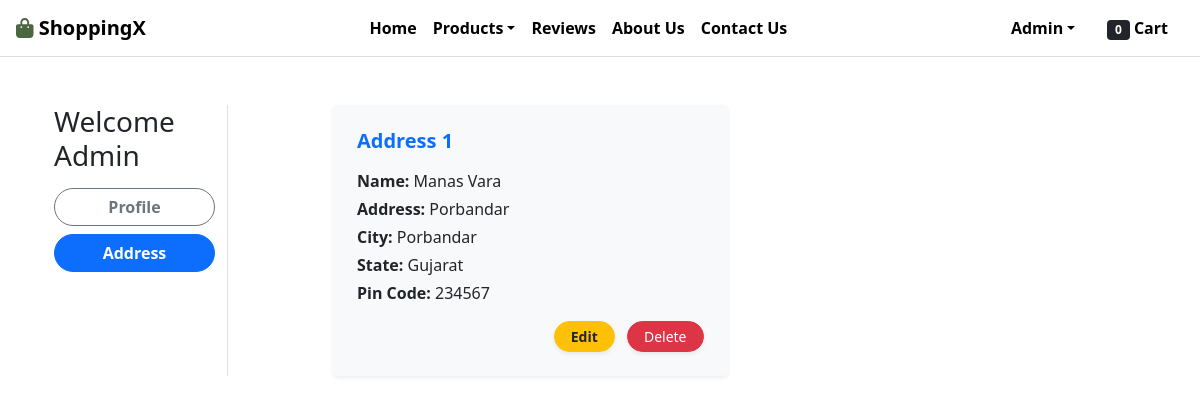
/address/ (signed in), run on an earlier commit of the app's database.
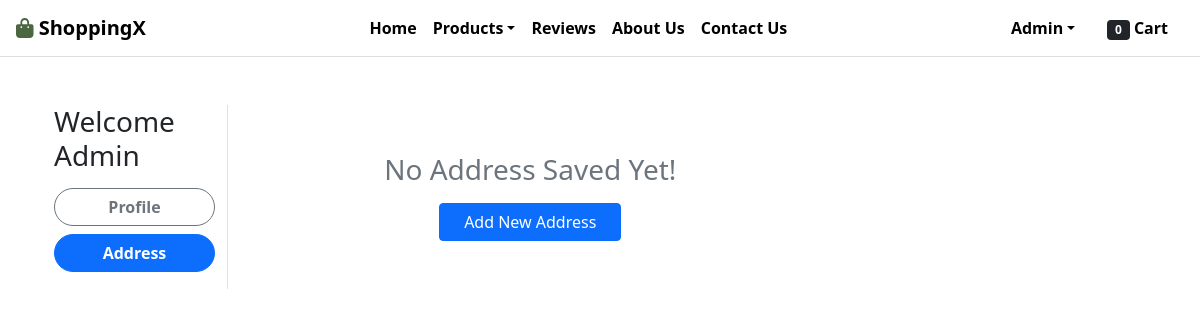
And on a later commit of the database.
### app/models.py (models this page shows, shortened)
class Customer(models.Model):
    user = models.ForeignKey(User, on_delete=models.CASCADE)
    name = models.CharField(max_length=200)
    locality = models.CharField(max_length=200)
    city = models.CharField(max_length=50)
    zipcode = models.IntegerField()
    state = models.CharField(choices=STATE_CHOICES, max_length=100)

### app/views.py (the view)
# urls.py: path('address/', views.address, name='address'),
@login_required
def address(request):
    add = Customer.objects.filter(user=request.user)
    totalitem = 0
    if request.user.is_authenticated:
        totalitem = Cart.objects.filter(user=request.user).count()
    return render(request, 'app/address.html', {'add': add, 'active': 'btn-primary', 'totalitem': totalitem})

### app/templates/app/address.html (shortened to what this page needs)
{% extends 'app/base.html' %}
{% load static %}
{% block main-content %}
<div class="container my-5">
 <div class="row">
  <div class="col-sm-2 border-end">
    <h3 class="mb-3">Welcome <span class="text-capitalize">{{ request.user.username }}</span></h3>
    <div class="d-grid gap-2">
      <a href="{% url 'profile' %}" class="btn btn-outline-secondary rounded-pill fw-bold">Profile</a>
      <a href="{% url 'address' %}" class="btn {{ active }} rounded-pill text-white fw-bold">Address</a>
    </div>
  </div>
  <div class="col-sm-9 offset-sm-1">
    <div class="row row-cols-1 row-cols-md-2 g-4">
      {% for a in add %}
      <div class="col">
        <div class="card shadow-sm border-0 rounded-3 h-100" style="background-color: #f8f9fa;">
          <div class="card-body p-4 d-flex flex-column justify-content-between">
            <div>
              <h5 class="card-title text-primary fw-bold mb-3">Address {{ forloop.counter }}</h5>
              <p class="mb-1"><strong>Name:</strong> {{ a.name }}</p>
              <p class="mb-1"><strong>Address:</strong> {{ a.locality }}</p>
              <p class="mb-1"><strong>City:</strong> {{ a.city }}</p>
              <p class="mb-1"><strong>State:</strong> {{ a.state }}</p>
              <p class="mb-3"><strong>Pin Code:</strong> {{ a.zipcode }}</p>
            </div>
            <div class="text-end">
              <a href="{% url 'editaddress' a.id %}" class="btn btn-warning btn-sm px-3 rounded-pill shadow-sm me-2 fw-bold text-dark">
                Edit
              </a>
              <a href="{% url 'deleteaddress' a.id %}" class="btn btn-danger btn-sm px-3 rounded-pill shadow-sm" onclick="return confirm('Are you sure you want to delete this address?');">
                Delete
              </a>
            </div>
          </div>
        </div>
      </div>
      {% empty %}
      <div class="col-12 text-center py-5">
        <h3 class="text-muted mb-3">No Address Saved Yet!</h3>
        <a href="{% url 'profile' %}" class="btn btn-primary px-4">Add New Address</a>
      </div>
      {% endfor %}
    </div>
  </div>
 </div>
</div>
{% endblock main-content %}

What changed in the data, as far as the page shows it:
removed Customer: name "Manas Vara", locality "Porbandar", city "Porbandar", state "Gujarat", zipcode "234567"
Also different on the page:
text now shown: "No Address Saved Yet! Add New Address"
